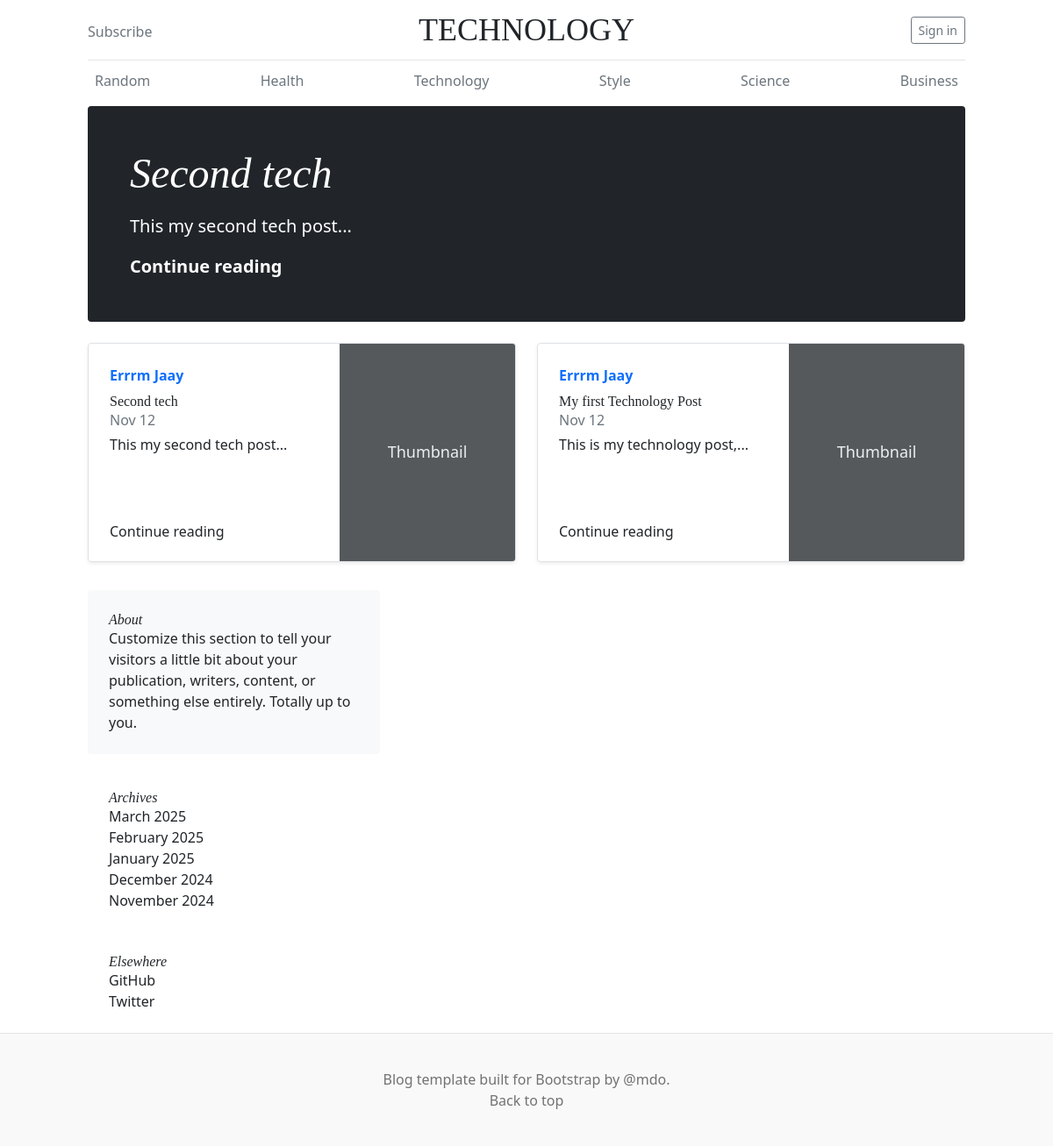
/technology, run on the app's committed database.
### blog_app/models.py (models this page shows, shortened)
class Post(models.Model):
	id = models.UUIDField(primary_key=True, default=uuid.uuid4, editable=False)
	title = models.CharField(max_length=200)
	slug = models.SlugField(max_length=200, unique=True)
	author = models.ForeignKey(User, on_delete=models.CASCADE)
	content = models.TextField()
	created_at = models.DateTimeField(auto_now_add=True)
	updated_at = models.DateTimeField(auto_now=True)
	likes = models.IntegerField(default=0)
	bookmarks = models.IntegerField(default=0)
	categories = models.ForeignKey(Category, on_delete=models.CASCADE)
	is_published = models.BooleanField(default=True)
	def short_content(self):
		words = self.content.split()[:5]
		return ' '.join(words) + '...' if len(words) == 5 else ' '.join(words)

### blog_app/views.py (the view)
# urls.py: path('technology', views.tech, name="technology"),
def tech(request):
	tech_blog = Post.objects.filter(categories=tech_category).all().order_by('-created_at')
	most_liked_post = Post.objects.filter(categories=tech_category).all().order_by('-likes').first()
	context = {
		'tech_blog':tech_blog,
		'most_liked_post':most_liked_post
	}
	return render(request, 'pages/tech.html', context)

### blog_app/templates/pages/tech.html
{% extends 'base.html' %}
{% block title %}
TECHNOLOGY
{% endblock %}
{% block top_blog %}
<h1 class="display-4 fst-italic">{{ most_liked_post.title }}</h1>
      <p class="lead my-3">{{ most_liked_post.short_content }}</p>
      <p class="lead mb-0"><a href="{% url 'post_detail' slug=most_liked_post.slug %}" class="text-white fw-bold">Continue reading</a></p>
{% endblock %}
{% block content %}
<div class="row mb-2">
	{% for post in tech_blog %}
    <div class="col-md-6">
      <div class="row g-0 border rounded overflow-hidden flex-md-row mb-4 shadow-sm h-md-250 position-relative">
        <div class="col p-4 d-flex flex-column position-static">
          <strong class="d-inline-block mb-2 text-primary">{{post.author.first_name }} {{ post.author.last_name}} </strong>
          <h3 class="mb-0">{{ post.title }}</h3>
          <div class="mb-1 text-muted">Nov 12</div>
          <p class="card-text mb-auto">{{ post.short_content }}</p>
          <a href="{% url 'post_detail' slug=post.slug %}" class="stretched-link">Continue reading</a>
        </div>
        <div class="col-auto d-none d-lg-block">
          <svg class="bd-placeholder-img" width="200" height="250" xmlns="http://www.w3.org/2000/svg" role="img" aria-label="Placeholder: Thumbnail" preserveAspectRatio="xMidYMid slice" focusable="false"><title>Placeholder</title><rect width="100%" height="100%" fill="#55595c"/><text x="50%" y="50%" fill="#eceeef" dy=".3em">Thumbnail</text></svg>
        </div>
      </div>
    </div>
    {% endfor %}
</div>
{% endblock %}

### static/css/blog.css (style rules this page uses)
h1, h2, h3, h4, h5, h6 { font-family: "Playfair Display", Georgia, "Times New Roman", serif; }
.display-4 { font-size: 2.5rem; }
@media (min-width: 768px) { .display-4 { font-size: 3rem; } }
@media (min-width: 768px) { .h-md-250 { height: 250px; } }

### blog_app/templates/base.html (style rules this page uses)
.bd-placeholder-img { font-size: 1.125rem; text-anchor: middle; -webkit-user-select: none; -moz-user-select: none; user-select: none; }

### data on the page
Post: title "Second tech", short_content "This my second tech post...", author.first_name "Errrm", author.last_name "Jaay"
Post: author.first_name "Errrm", author.last_name "Jaay", title "My first Technology Post", short_content "This is my technology post,..."
